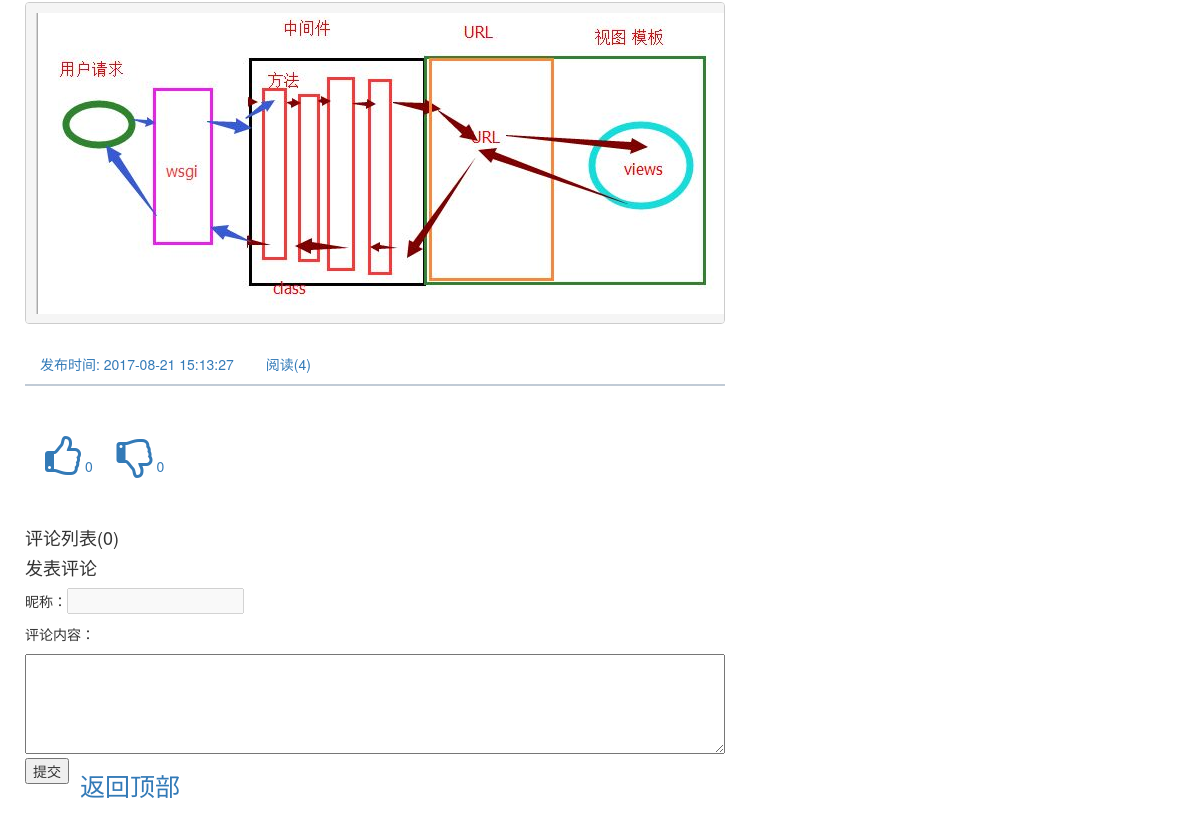
The page /gaoyue/9 (lower part) on the database as committed earlier.
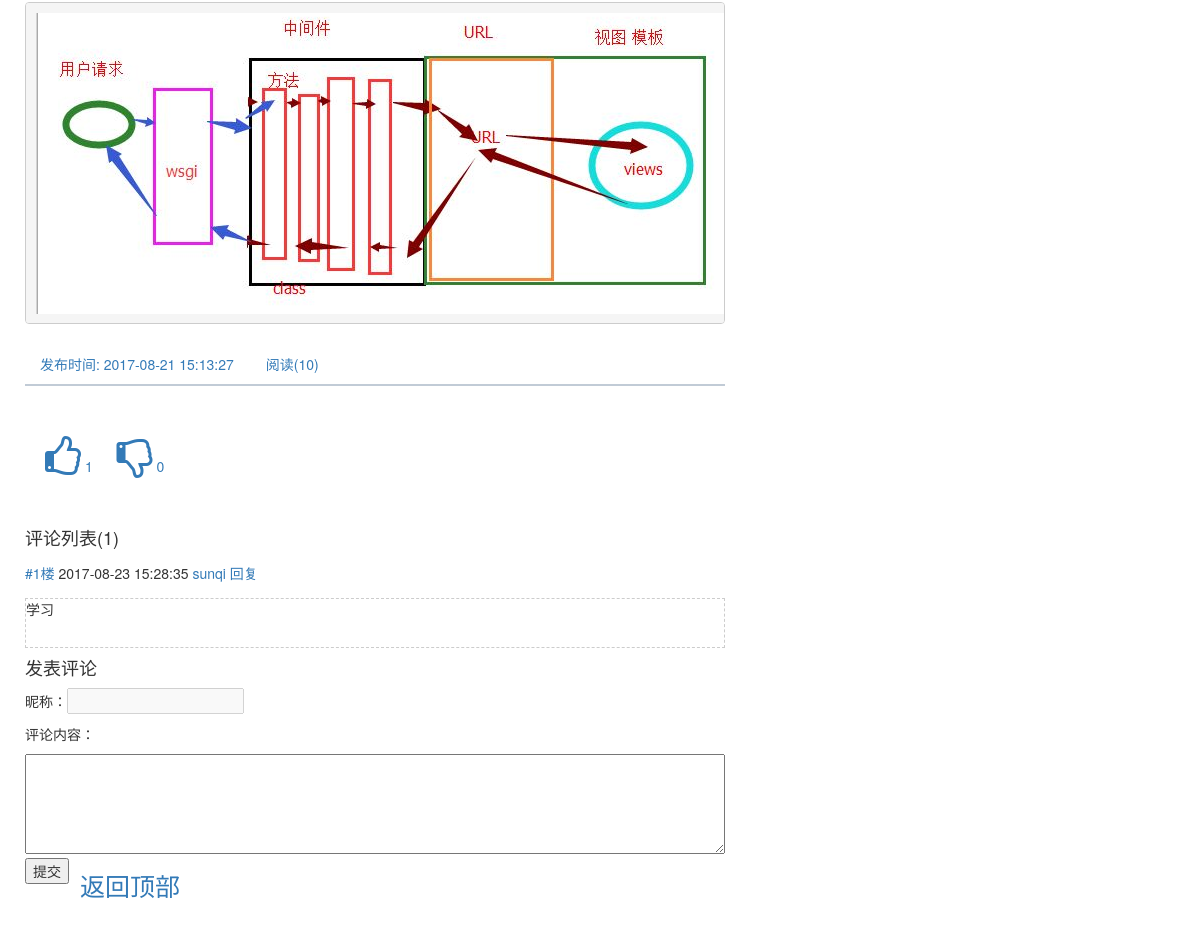
The same page on the database as committed later.
### app01/models.py (models this page shows)
class Article(models.Model):
    nid = models.BigAutoField(primary_key=True)
    title = models.CharField(verbose_name='文章标题', max_length=128)
    summary = models.CharField(verbose_name='文章简介', max_length=255)
    read_count = models.IntegerField(default=0)
    comment_count = models.IntegerField(default=0)
    up_count = models.IntegerField(default=0)
    down_count = models.IntegerField(default=0)
    create_time = models.DateTimeField(verbose_name='创建时间', auto_now_add=True)
    blog = models.ForeignKey(verbose_name='所属博客', to='Blog', to_field='nid')
    category = models.ForeignKey(verbose_name='文章个人类型', to='Category', to_field='nid', null=True)
    type_choices = [
        (1, "Python"),
        (2, "Linux"),
        (3, "OpenStack"),
        (4, "GoLang"),
        (5, "Django"),
    ]
    article_type_id = models.IntegerField(verbose_name='文章类型',choices=type_choices, default=None)
    tags = models.ManyToManyField(
        to="Tag",
        through='Article2Tag',
        through_fields=('article', 'tag'),
    )

class ArticleDetail(models.Model):
    content = models.TextField(verbose_name='文章内容', )
    article = models.OneToOneField(verbose_name='所属文章', to='Article', to_field='nid')

class Comment(models.Model):
    nid = models.BigAutoField(primary_key=True)
    content = models.CharField(verbose_name='评论内容', max_length=255)
    create_time = models.DateTimeField(verbose_name='创建时间', auto_now_add=True)
    reply = models.ForeignKey(verbose_name='回复评论', to='self', related_name='back', null=True)
    article = models.ForeignKey(verbose_name='评论文章', to='Article', to_field='nid')
    user = models.ForeignKey(verbose_name='评论者', to='UserInfo', to_field='nid')

class UserInfo(models.Model):
    nid = models.BigAutoField(primary_key=True)
    username = models.CharField(verbose_name='用户名', max_length=32, unique=True)
    password = models.CharField(verbose_name='密码', max_length=64)
    nickname = models.CharField(verbose_name='昵称', max_length=32)
    email = models.EmailField(verbose_name='邮箱', unique=True)
    avatar = models.ImageField(verbose_name='头像',upload_to="static/image/")
    create_time = models.DateTimeField(verbose_name='创建时间', auto_now_add=True)
    fans = models.ManyToManyField(verbose_name='粉丝们',
                                  to='UserInfo',
                                  through='UserFans',
                                  related_name='f',
                                  through_fields=('user', 'follower'))

### app01/views.py (the view)
# urls.py: url(r'^(?P<user>\w+)/(?P<articleid>\d+)$', views.user_article),
def user_article(request, user, articleid, *args, **kwargs):
    try:
        path = request.path_info.strip("/").split("/")
        site = path[0]
        obj = models.Blog.objects.filter(site=site).first()
        if not obj:
            return redirect("/")
        blog = models.Blog.objects.filter(user__username=user).first()
        art = models.Article.objects.filter(blog=blog, nid=articleid).first()
        models.Article.objects.filter(nid=art.nid).update(read_count=F("read_count") + 1)
        article = obj.article_set.all()
        dict = views.user_blog(request, obj, article, *args, **kwargs)
        dict["count"] = art
        return render(request, "blog_count.html", dict)
    except AttributeError as e:
        return redirect("/%s/" % user)
    except Exception as a:
        return redirect("/")

### app01/view/views.py (called while the page is built)
def myhome(request,obj):
    site=obj.site
    user = request.session.get("name")
    if user:
        us = models.Blog.objects.filter(user__username=user).first()
        if us:
            usite=us.site
        else:
            usite=""
    else:
        return None
    if site!=usite:
        return usite
    else:
        return None

### utils/paging.py (called while the page is built)
    def start(self):
        return (self.current_page - 1) * self.per_page

    def stop(self):
        return self.current_page * self.per_page

### templates/blog_count.html (shortened to what this page needs)
{% extends "blog_layout.html" %}
{% block css %}
    <link rel="stylesheet" href="/static/css/article.css">
{% endblock %}
{% block count %}
    <div class="count" id="{{ count.nid }}">
        <div class="count_a artcount">
            <p style="text-indent:2em;">{{ count.articledetail.content|safe }}</p>
            <ul class="nav nav-pills">
                <li><a>发布时间: {{ count.create_time|date:"Y-m-d H:i:s" }}</a></li>
                <li><a>阅读({{ count.read_count }})</a></li>
            </ul>
        </div>
    </div>
    <div style="margin-bottom: 100px">
        <div style="margin: 50px auto;" id="thunmbs">
            <a class="thumbs">
                <i class="fa fa-thumbs-o-up fa-3x" aria-hidden="true" id="up"></i>
                <span id="thumbs_up">{{ count.up_count }}</span>
            </a>
            <a class="thumbs" id="thumb_down">
                <i class="fa fa-thumbs-o-down fa-3x" aria-hidden="true" id="down"></i>
                <span id="thumbs_down">{{ count.down_count }}</span>
            </a>
        </div>
        <div class="comment" id="comment">
            <h4>评论列表({{ count.comment_count }})</h4>
            <div class="comment_list">
                {% for item in count.comment_set.all %}
                    <div class="comment_item bottom-line" style="margin: 15px 0">
                        <a id="{{ item.nid }}">#{{ forloop.counter }}楼</a>
                        <span>{{ item.create_time | date:"Y-m-d H:i:s" }}</span>
                        <span><a id="a_comment_author_3731751" href="/{{ item.user.username }}"
                                 target="_blank">{{ item.user.nickname }}</a></span>
                        <span><a onclick="reply('{{ item.user.nickname }}',{{ item.nid }});">回复</a></span>
                    </div>
                    <div class="com_body">
                        <div>{{ item.content }}</div>
                    </div>
                {% endfor %}
            </div>
            <h4>发表评论</h4>
            <div>
                <p>昵称：<input type="text" disabled="disabled" value="{{ request.session.name }}"></p>
                <p>评论内容：</p><textarea id="tbCommentBody"></textarea>
                <p>
                    <button id="btn_comment_submit">提交</button>
                </P>
            </div>
        </div>
        <div style="position: relative">
            <a style="position: fixed;left: 80px;bottom: 80px;font-size: 25px" href="#top">返回顶部</a>
        </div>
    </div>
{% endblock %}

Rows that differ between the two databases and show on the page:
changed Article: read_count "4" → "10"; up_count "0" → "1"; comment_count "0" → "1"
added Comment: create_time "2017-08-23 15:28:35", user.nickname "sunqi", content "学习"
